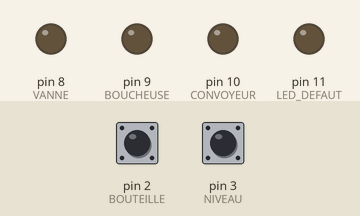
Simulated run of this sketch. Board: Arduino Uno, built with avr-gcc and run on an emulated ATmega328P. On the bench: output pins drawn as LEDs (lit = HIGH). The inputs (shaded band) are chosen by the test bench; at power-on: pin 2 (BOUTEILLE) HIGH, pin 3 (NIVEAU) HIGH.

Above: at 1.2 s.
1.3 s: pin 2 (BOUTEILLE) pulled LOW for 0.15 s
At 2.2 s:
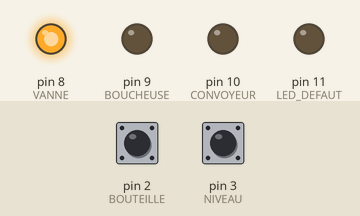
4.4 s: pin 3 (NIVEAU) pulled LOW for 0.15 s
At 5.5 s:
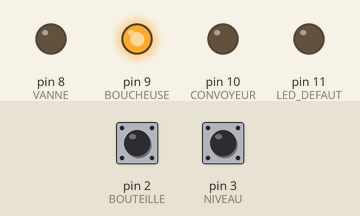
7.5 s: pin 2 (BOUTEILLE) pulled LOW for 1 s
At 8.3 s:
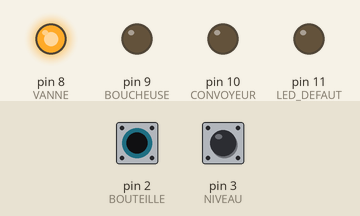
11.5 s: pin 3 (NIVEAU) pulled LOW for 1 s
At 13.4 s:
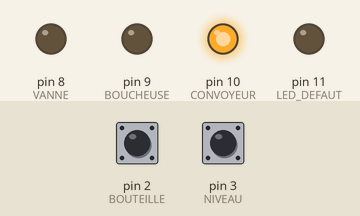
15.5 s: pin 2 (BOUTEILLE) pulled LOW for 0.15 s
At 16.6 s:
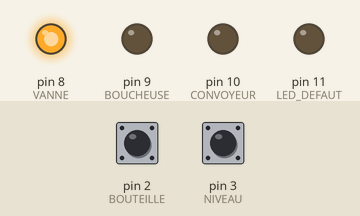
18.6 s: pin 3 (NIVEAU) pulled LOW for 3.2 s
At 18.9 s:
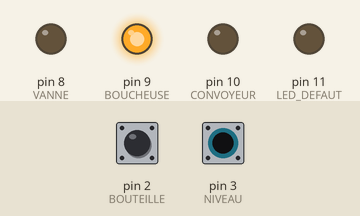
Timing chart, 0 to 23.6 s (numbered marks = the images above; inputs shaded):
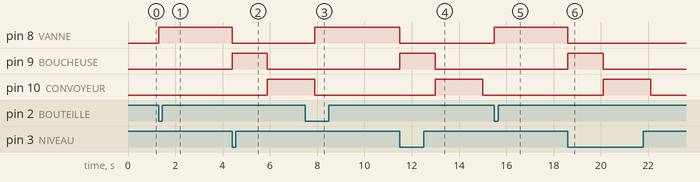

Measured:
- after the input at 1.3 s, pin 8 (VANNE): LOW → HIGH at once
- after the input at 4.4 s, pin 8 (VANNE): HIGH → LOW after 0.00 s instead of 1.9 s; pin 9 (BOUCHEUSE): LOW → HIGH at once, → LOW 1.5 s later; pin 10 (CONVOYEUR): LOW → HIGH after 1.5 s; pin 11 (LED_DEFAUT): stays LOW (without the input it goes to HIGH after 1.9 s)
- after the input at 7.5 s, pin 8 (VANNE): LOW → HIGH after 0.40 s
- after the input at 11.5 s, pin 8 (VANNE): HIGH → LOW after 0.00 s instead of 1.4 s; pin 9 (BOUCHEUSE): LOW → HIGH at once, → LOW 1.5 s later; pin 10 (CONVOYEUR): LOW → HIGH after 1.5 s, → LOW 2.0 s later; pin 11 (LED_DEFAUT): stays LOW (without the input it goes to HIGH after 1.4 s)
- after the input at 15.5 s, pin 8 (VANNE): LOW → HIGH at once
- after the input at 18.6 s, pin 8 (VANNE): HIGH → LOW after 0.00 s instead of 1.9 s; pin 9 (BOUCHEUSE): LOW → HIGH at once, → LOW 1.5 s later; pin 10 (CONVOYEUR): LOW → HIGH after 1.5 s, → LOW 2.0 s later; pin 11 (LED_DEFAUT): stays LOW (without the input it goes to HIGH after 1.9 s)

The sketch:

m2025_ex8_bouteilles.ino
```cpp
// Midterm 2024-2025, Exercice 8 : remplissage de bouteilles (enum + loop complet)
const int BOUTEILLE = 2, NIVEAU = 3, ACQUIT = 4;   // INPUT_PULLUP, LOW = actif
const int VANNE = 8, BOUCHEUSE = 9, CONVOYEUR = 10, LED_DEFAUT = 11;
const unsigned long T_MAX_REMPL = 5000, T_BOUCHAGE = 1500, T_EVAC = 2000;

enum class Etat { ATTENTE, REMPLISSAGE, BOUCHAGE, EVACUATION, DEFAUT };
Etat etat = Etat::ATTENTE;
unsigned long tEntree = 0;
bool actif(int pin) { return digitalRead(pin) == LOW; }
void changer(Etat e) { etat = e; tEntree = millis(); }

void setup() {
  pinMode(BOUTEILLE, INPUT_PULLUP); pinMode(NIVEAU, INPUT_PULLUP); pinMode(ACQUIT, INPUT_PULLUP);
  pinMode(VANNE, OUTPUT); pinMode(BOUCHEUSE, OUTPUT); pinMode(CONVOYEUR, OUTPUT); pinMode(LED_DEFAUT, OUTPUT);
}

void loop() {
  unsigned long ecoule = millis() - tEntree;
  switch (etat) {
    case Etat::ATTENTE:
      if (actif(BOUTEILLE)) { digitalWrite(VANNE, HIGH); changer(Etat::REMPLISSAGE); }
      break;
    case Etat::REMPLISSAGE:
      if (actif(NIVEAU)) { digitalWrite(VANNE, LOW); digitalWrite(BOUCHEUSE, HIGH); changer(Etat::BOUCHAGE); }
      else if (ecoule >= T_MAX_REMPL) { digitalWrite(VANNE, LOW); digitalWrite(LED_DEFAUT, HIGH); changer(Etat::DEFAUT); }
      break;
    case Etat::BOUCHAGE:
      if (ecoule >= T_BOUCHAGE) { digitalWrite(BOUCHEUSE, LOW); digitalWrite(CONVOYEUR, HIGH); changer(Etat::EVACUATION); }
      break;
    case Etat::EVACUATION:
      if (ecoule >= T_EVAC) { digitalWrite(CONVOYEUR, LOW); changer(Etat::ATTENTE); }
      break;
    case Etat::DEFAUT:
      if (actif(ACQUIT)) { digitalWrite(LED_DEFAUT, LOW); changer(Etat::ATTENTE); }
      break;
  }
}
```
